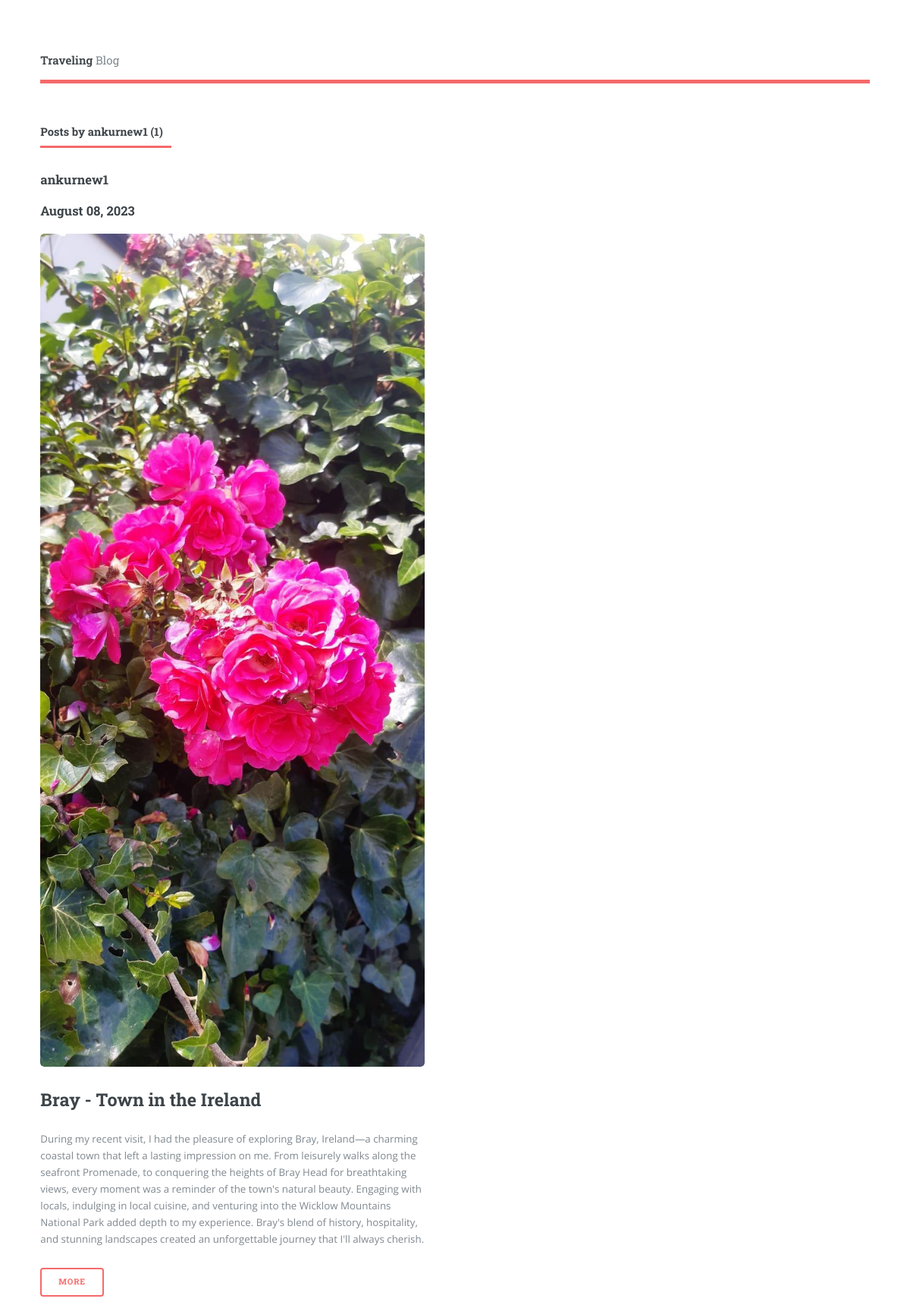
Page /user/ankurnew1 on the committed database.
### firstweb/models.py (models this page shows, shortened)
class Post(models.Model):
    title = models.CharField(max_length=100)
    content = models.TextField()
    image = models.ImageField(upload_to='profile_pics', default='profile_pics/1.jpg')
    date_posted = models.DateTimeField(default = timezone.now)
    author = models.ForeignKey(User, on_delete = models.CASCADE)

### users/models.py (models this page shows, shortened)
class Profile(models.Model):
    user = models.OneToOneField(User,on_delete=models.CASCADE)
    image = models.ImageField(upload_to='profile_pics', default='profile_pics/1.jpg')

### firstweb/views.py (the view)
# urls.py: path('user/<str:username>', UserPostListView.as_view(), name='user-posts'),
class UserPostListView(ListView): # <app>/<model>_<view_type>.html -> naming convention for list view
    model = Post
    template_name = 'firstweb/user_posts.html'
    context_object_name = 'posts'
    ordering = ['-date_posted']
    paginate_by = 5
    def get_queryset(self):
        user = get_object_or_404(User, username=self.kwargs.get('username'))
        return Post.objects.filter(author=user).order_by('-date_posted')

### firstweb/templates/firstweb/user_posts.html (shortened to what this page needs)
{% include 'firstweb/header.html' %}
{% load static %}
{% block content %}
								<section>
									<header class="major">
                    <h4 class="mb-3">Posts by {{ view.kwargs.username }} ({{ page_obj.paginator.count }})</h4>
									</header>
									<div class="posts">
                  {% for post in posts %}
										<article>
                                            <h3><a class="mr-2" href="{% url 'user-posts' post.author.username %}">{{ post.author }}</a><h3>{{  post.date_posted | date:"F d, Y" }}</h3></h3>
											<a href="#" class="image"><img src="{{post.author.profile.image.url}}" alt="" /></a>
											<h2><a class="article-title" href="{% url 'post-detail' post.id %}">{{ post.title }}</a></h2>
											<p>{{ post.content }}</p>
											<ul class="actions">
												<li><a href="{% url 'post-detail' post.id %}" class="button">More</a></li>
											</ul>
										</article>
                    {% endfor %}
										</div>
								</section>
						</div>
					</div>
			</div>
	</body>
</html>
{% endblock %}

### rows in the picture
Post: author "ankurnew1", date_posted "August 08, 2023", author.profile.image (picture), title "Bray - Town in the Ireland", content "During my recent visit, I had the pleasure of exploring Bray, Ireland—a charming coastal town that left a lasting impression on me. From leisurely walks along the seafront Promenade, to conquering the heights of Bray Head for breathtaking views, every moment was a reminder of the town's natural beauty. Engaging with locals, indulging in local cuisine, and venturing into the Wicklow Mountains National Park added depth to my experience. Bray's blend of history, hospitality, and stunning landscapes created an unforgettable journey that I'll always cherish."

### other values in the picture
{{ view.kwargs.username }} "ankurnew1"
{{ page_obj.paginator.count }} "1"
